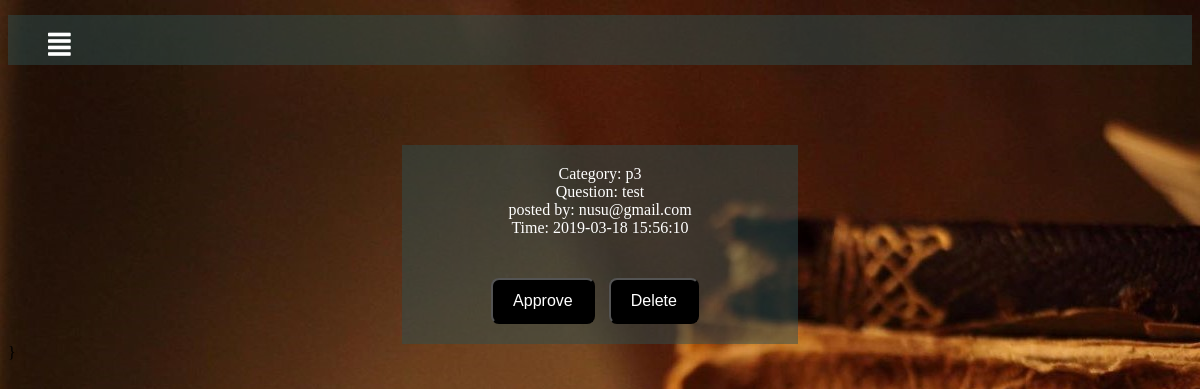
/view/p_requests.php, run on the app's committed database.
### tables this page shows
CREATE TABLE `req` (
  `cat` varchar(250) NOT NULL,
  `qsn` varchar(250) NOT NULL,
  `Email` varchar(250) NOT NULL,
  `id` int(11) NOT NULL,
  `dd` datetime NOT NULL
);

### controller/cont.php (called while the page is built, shortened)
<?php
include_once "../model/sql_command.php";
class Cont{
    public $mod;
    public function __construct() {
        $this->mod = new S();
    }
    public function pending(){
        $res= $this->mod->pending();
        return $res;
    }
}
?>

### model/sql_command.php (called while the page is built, shortened)
<?php
class S{
	public $db;
        public function __construct(){
            $this->db = new mysqli(DB_SERVER, DB_USERNAME, DB_PASSWORD, DB_DATABASE);
        }
    public function pending(){
        $sql= "SELECT * FROM req ";
        $result = mysqli_query($this->db,$sql);
        if($result->num_rows>0){
        while($dd= mysqli_fetch_assoc($result))
            {
                $arr[]=$dd;
            }
            return $arr;
        }
        else{
            return 0;
        }
    }
}
?>

### view/p_requests.php (the view, shortened to what this page needs)
<?php
include_once '../controller/cont.php';
$cont = new Cont();
?>
<!DOCTYPE html>
<html>
<head>
  <link rel="stylesheet" type="text/css" href="../design/css/style.css">
  <link rel="stylesheet" href="https://use.fontawesome.com/releases/v5.7.2/css/all.css">
</head>
<body>
  <div class="h">
         <ul>
            <li class="hh"><i class="fas fa-align-justify"></i>
            </li>
         </ul>
      </div>
    <?php
    $list=$cont->pending();
    if($list){
    foreach ($list as $k) { ?>
      <div class="c7" align="center">
      <?php echo "Category: ",$k['cat'],"<br>","Question: ",$k['qsn'],"<br>","posted by: ",$k['Email'],"<br>Time: ",$k['dd'],"<br><br><br>";
      $id=$k['id'];
       ?>
      <button name="edit" onclick="window.location.href='p_requests.php?app= <?php echo $id; ?>';">Approve</button>
      <button name="dl" onclick="window.location.href='p_requests.php?del= <?php echo $id; ?>';">Delete</button>
    </div>
    <?php }
  }
  else{ ?>
    <div class="c7" align="center">
      <?php echo "No post requests";?>
    </div>
  <?php }
   ?>
  }
</body>
</html>

### design/css/style.css (style rules this page uses)
body { background-image: url("../image/back10.jpg"); background-repeat: no-repeat; background-attachment: fixed; }
.h { background-color:RGBA(47,79,79,0.5); line-height: 25px; padding-top: 0.005%; margin-top: 15px; height: 50px; width: 100%; }
.h ul { list-style: none; }
.h ul li { float: left; position: relative; font-size: 26px; color: white; }
i { margin-right: 25px; }
.c7 { background-color:RGBA(47,79,79,0.5); height: auto; width: 30%; margin-top: 80px; margin-right: auto; margin-left: auto; padding: 20px; color: white; font-size:100%; }
button[name='edit'], input[name='edit'] { width: auto; padding: 12px 20px; box-sizing: border-box; background-color: black ; border-radius: 8px; border-color: black; color: white; font-size: 100%; margin-top: 5px; margin-right: 10px; }
button[name='dl'] { width: auto; padding: 12px 20px; box-sizing: border-box; background-color: black ; border-radius: 8px; border-color: black; color: white; font-size: 100%; margin-top: 5px; margin-right: 10px; }

### data on the page
req: cat "p3", qsn "test", Email "nusu@gmail.com", dd "2019-03-18 15:56:10"
